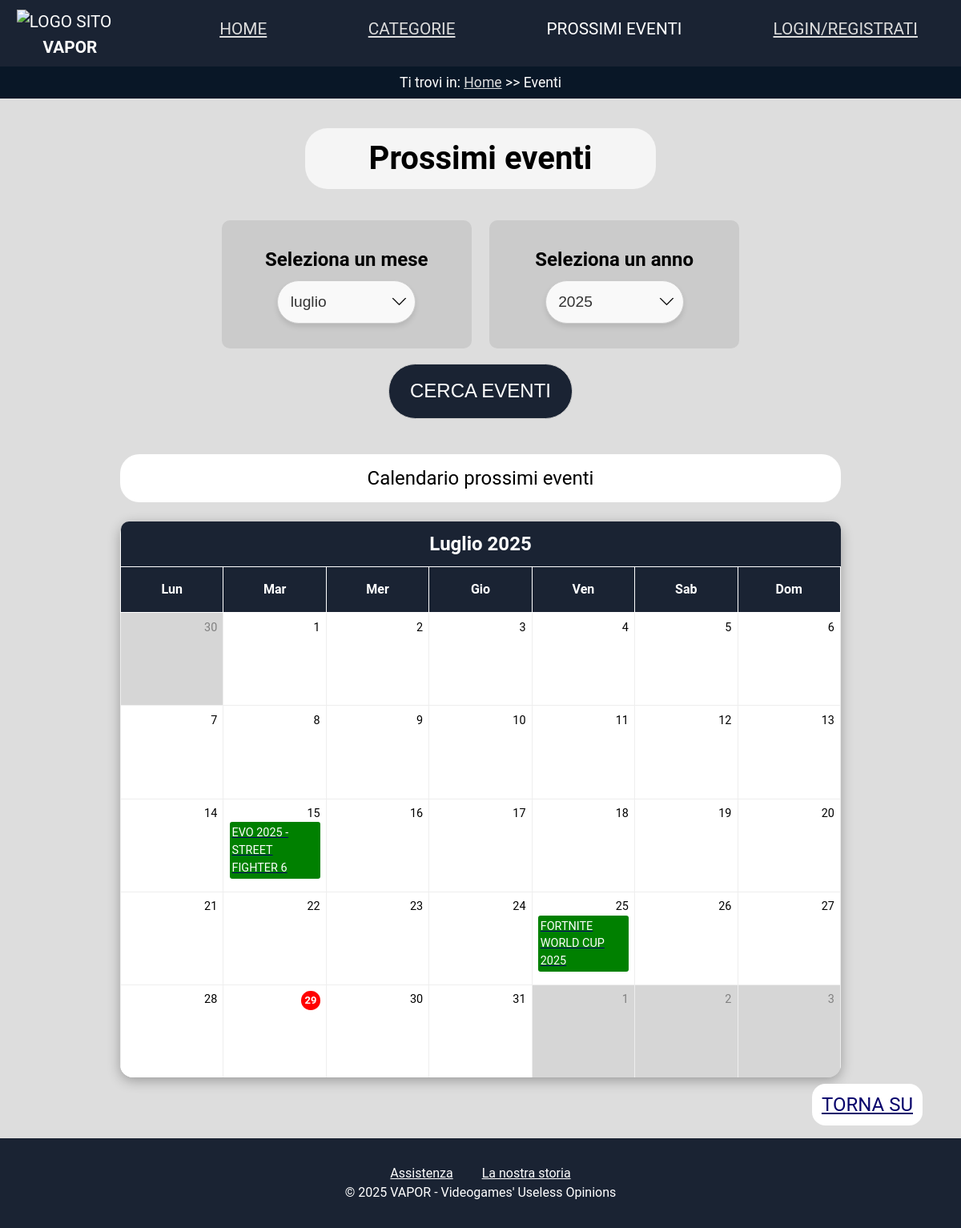
Page /eventi.php on the earlier database version.
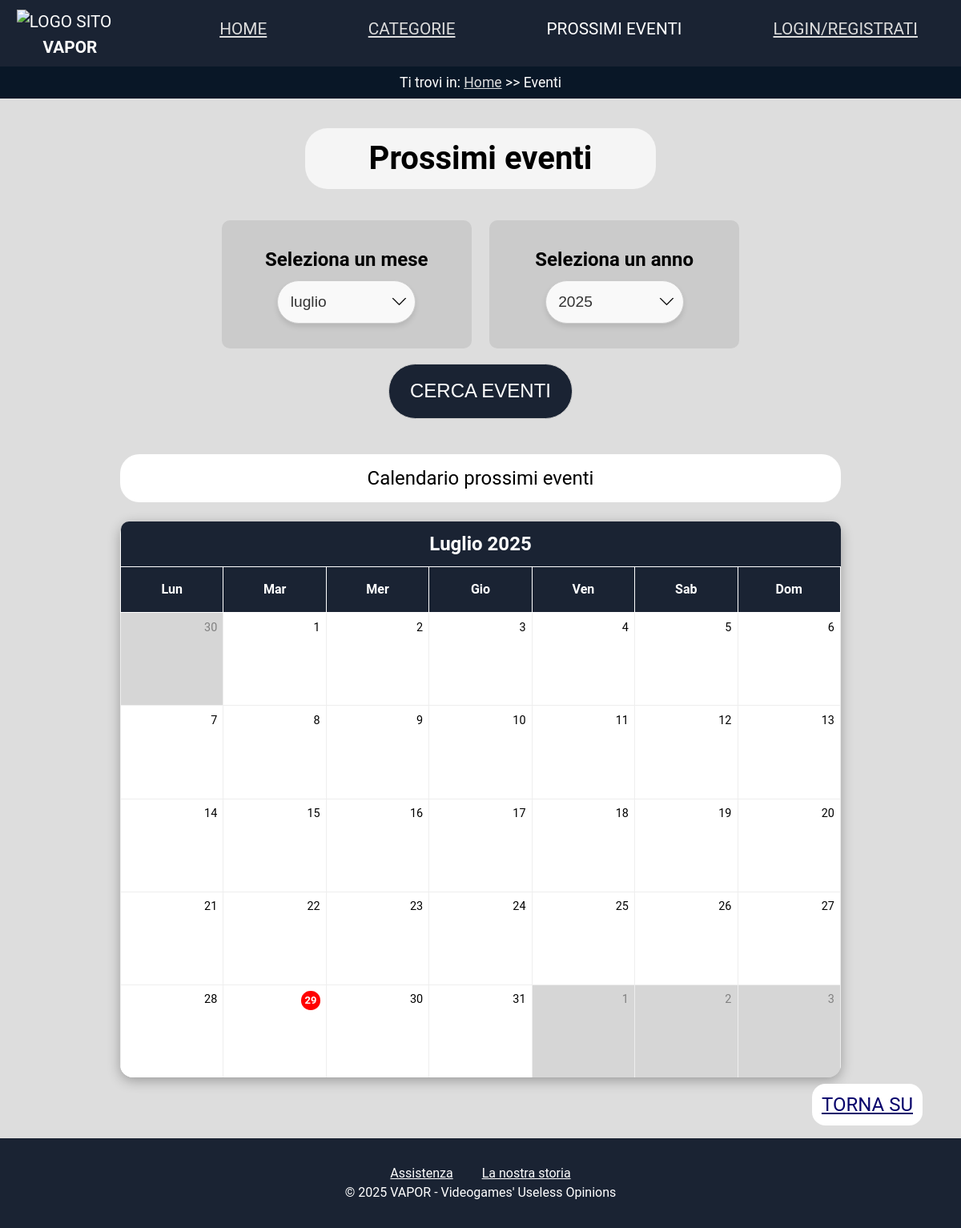
Same page on the later database version.
### tables this page shows
CREATE TABLE IF NOT EXISTS Eventi(
    nome_evento VARCHAR(64)PRIMARY KEY,
    nome_videogioco VARCHAR(64) NOT NULL,
    data_inizio_evento DATE NOT NULL,
    data_fine_evento DATE,
    squadre_coinvolte TEXT NOT NULL,
    vincitore_evento VARCHAR(64),
    FOREIGN KEY (nome_videogioco) REFERENCES Videogiochi(nome_gioco)
);

### dbconnections.php (called while the page is built, shortened)
<?php
class DBAccess {
	private $connection;
	public function openDBConnection() {
		$this->connection = mysqli_connect(DBAccess::HOST_DB, DBAccess::USERNAME, DBAccess::PASSWORD, DBAccess::DATABASE_NAME);
		return mysqli_connect_error();
	}
	public function getEventiMese($mese, $anno) {
		$query = "SELECT nome_evento,data_inizio_evento FROM Eventi
				  WHERE MONTH(data_inizio_evento) = ?
				  AND YEAR(data_inizio_evento) = ?";
		$stmt = mysqli_prepare($this->connection, $query);
		mysqli_stmt_bind_param($stmt, "ii", $mese, $anno);
		if (!mysqli_stmt_execute($stmt)) {
			die("Errore nell'esecuzione della query: " . mysqli_stmt_error($stmt));
		}
		$result = mysqli_stmt_get_result($stmt);
		if (!$result || mysqli_num_rows($result) === 0) {
			return null;
		}
		$eventi = array();
		while ($row = mysqli_fetch_assoc($result)) {
			$eventi[] = $row;
		}
		return $eventi;
	}
}
function traduciData($dataInput) {
    $mesi = [
        "january" => "Gennaio",
        "february" => "Febbraio",
        "march" => "Marzo",
        "april" => "Aprile",
        "may" => "Maggio",
        "june" => "Giugno",
        "july" => "Luglio",
        "august" => "Agosto",
        "september" => "Settembre",
        "october" => "Ottobre",
        "november" => "Novembre",
        "december" => "Dicembre"
    ];
    $parti = explode(' ', trim($dataInput));
    if (count($parti) === 3) {
        $giorno = $parti[0];
        $meseEng = strtolower($parti[1]);
        $anno = $parti[2];
        $meseIta = $mesi[$meseEng] ?? $parti[1];
        return "$giorno $meseIta $anno";
    } elseif (count($parti) === 2) {
        $meseEng = strtolower($parti[0]);
        $anno = $parti[1];
        $meseIta = $mesi[$meseEng] ?? $parti[0];
        return "$meseIta $anno";
    } else {
        return "errore Data";
    }
}
?>

### eventi.php (the view, shortened to what this page needs)
<?php
require_once "dbconnections.php";
require_once "template.php";
$paginaHTML = new Template("Pagina con calendario degli eventi suddivisi per giorno, mese ed anno", "eventi, anno, mese, giorno, vapor", "html/eventi.html");
$timestamp = $_SERVER['REQUEST_TIME'];
$anno = "2025";
$oggiG = date('d', $timestamp);
$oggiM = date('m', $timestamp);
$oggiY = date('y', $timestamp);
$calendarioHTML = "";
if (isset($_POST['submit'])) {
    $mese = ($_POST['mese']);
    $anno = ($_POST['anno']);
} else {
    $mese = $oggiM;
}
$connessione = new DBAccess();
$connessioneOK = $connessione->openDBConnection();
$eventi = "";
if (!$connessioneOK) {
    $eventi = $connessione->getEventiMese($mese, $anno);
}
$giorniSettimana = ['Lun', 'Mar', 'Mer', 'Gio', 'Ven', 'Sab', 'Dom'];
$giorniSettimanaC = ['Lunedì', 'Martedì', 'Mercoledì', 'Giovedì', 'Venerdì', 'Sabato', 'Domenica'];
$primoGiorno = mktime(0, 0, 0, $mese, 1, $anno);
$indicePrimoGiorno = date('N', $primoGiorno);
$numeroGiorni = date('t', $primoGiorno);
$giorniInizialiVuoti = $indicePrimoGiorno - 1;
$giorniDelMesePrecedente = date('t', mktime(0, 0, 0, $mese - 1, 1, $anno));
$ultimoGiorno = mktime(0, 0, 0, $mese, $numeroGiorni, $anno);
$indiceUltimoGiorno = date('N', $ultimoGiorno);
$giorniFinaliVuoti = 7 - $indiceUltimoGiorno;
$data = date('F Y', $primoGiorno);
$data = traduciData($data);
$calendarioHTML .= "<thead>";
$calendarioHTML .= "<div><tr class='mese_selezionato'><th colspan='7'><div>" . $data . "</div></th></tr></div>";
$tmp = false;
if (date('m', $primoGiorno) === $oggiM && date('y', $primoGiorno) === $oggiY) {
    $tmp = true;
}
$calendarioHTML .= "<tr class='listaGiorniCalendario'>";
foreach ($giorniSettimana as $giorno) {
    $calendarioHTML .= "<th scope='col'>$giorno</th>";
}
$calendarioHTML .= "</tr></thead><tbody><tr>";
$indiceGiornoSettimana = 0;
for ($i = $giorniInizialiVuoti; $i > 0; $i--) {
    $giorno = $giorniDelMesePrecedente - $i + 1;
    $giornoSettimanaC = $giorniSettimanaC[$indiceGiornoSettimana % 7];
    $calendarioHTML .= "<td class='giornoFuori' data-title='$giornoSettimanaC'>$giorno</td>";
    $indiceGiornoSettimana++;
}
$giornoCorrente = 1;
while ($giornoCorrente <= $numeroGiorni) {
    $eventoStampato = false;
    $giornoSettimanaC = $giorniSettimanaC[$indiceGiornoSettimana % 7];
    if (!empty($eventi)) {
        foreach ($eventi as $ev) {
            $giornoEvento = intval(date('j', strtotime($ev['data_inizio_evento'])));
            if ($giornoEvento === $giornoCorrente && !$eventoStampato) {
                $nomeEvento = htmlspecialchars($ev['nome_evento']);
                $eventoLink = urldecode($ev['nome_evento']);
                if (!($tmp && $giornoCorrente == $oggiG)) {
                    $calendarioHTML .= "<td data-title='$giornoSettimanaC'><span class='eventoPresente'>$giornoCorrente</span><a href='evento_singolo.php?nome_evento={$eventoLink}'><p class='marked'>$nomeEvento</p></a></td>";
                } else {
                    $calendarioHTML .= "<td data-title='$giornoSettimanaC'><span class='eventoPresenteOggi'>$giornoCorrente</span><a href='evento_singolo.php?nome_evento={$eventoLink}'><p class='marked'>$nomeEvento</p></a></td>";
                }
                $eventoStampato = true;
            }
        }
    }
    if (!$eventoStampato) {
        if (!($tmp && $giornoCorrente == $oggiG)) {
            $calendarioHTML .= "<td data-title='$giornoSettimanaC'>$giornoCorrente</td>";
        } else {
            $calendarioHTML .= "<td data-title='$giornoSettimanaC'><span class='eventoOggi'>$giornoCorrente</span></td>";
        }
    }
    if (($giorniInizialiVuoti + $giornoCorrente - 1) % 7 == 6) {
        $calendarioHTML .= "</tr><tr>";
    }
    $giornoCorrente++;
    $indiceGiornoSettimana++;
}
$giornoSuccessivo = 1;
for ($i = 0; $i < $giorniFinaliVuoti; $i++) {
    $giornoSettimana = $giorniSettimana[$indiceGiornoSettimana % 7];
    $calendarioHTML .= "<td class='giornoFuori' data-title='$giornoSettimana'>$giornoSuccessivo</td>";
    $giornoSuccessivo++;
    $indiceGiornoSettimana++;
}
$calendarioHTML .= "</tr>";
$calendarioHTML .= "</tbody>";
?>

### template.php (shortened to what this page needs)
<?php
class Template {
    private $pagina;
    public function __construct($description, $keywords, $pagina) {
        $this->footer = '<p><a href="assistenza.php">Assistenza</a>
                         <a href="aboutus.php">La nostra storia</a></p>
                         <p><span lang="en">© 2025 VAPOR - Videogames\' Useless Opinions</span></p>';
        $this->pagina = file_get_contents('html/template_html.html');
        $this->pagina = str_replace("[description]", $description, $this->pagina);
        $this->pagina = str_replace("[keywords]", $keywords, $this->pagina);
        $this->pagina = str_replace("[footer]", $this->footer, $this->pagina);
        $main = file_get_contents($pagina);
        $budi = '<body>';
        $budijs = '<body onload="riempimentoVar();">';
        if(!($pagina == "html/registra.html") && !($pagina == "html/aggiungi_articolo.html") && !($pagina == "html/aggiungi_videogioco.html") && !($pagina == "html/aggiungi_evento.html")){
           $this->pagina = str_replace("[body]", $budi, $this->pagina);
        } else {
            $this->pagina = str_replace("[body]", $budijs, $this->pagina);
        }
        $this->pagina = str_replace("[main]",$main, $this->pagina);
    }
    public function header($pagina = null){
        $header = file_get_contents('html/header.html');
        $budi = '<body>';
        $budijs = '<body onload="riempimentoVar();">';
        if($pagina != "html/aggiungi_articolo.html"){
           $header = str_replace("[body]", $budi, $header);
        } else {
            $header = str_replace("[body]", $budijs, $header);
        }
        if($pagina === "html/eventi.html"){
            $header = str_replace("[logo]",'<li><a href="index.php" class="logoLink"><div class="logo"><img src="assets/icone.png" alt="logo sito"><h1><span lang="en">Vapor</span></h1></div></a></li>', subject: $header);
            $header = str_replace("[home]",'<li><a href="index.php"><div class="navbar_link"><span lang="en">Home</span></div></a></li>',$header);
            $header = str_replace("[categorie]",'<li><a href="categorie.php"><div class="navbar_link">Categorie</div></a></li>',$header);
            $header = str_replace("[eventi]",'<li class="current-page">Prossimi eventi</li>',$header);
            if(isset($_SESSION['nickname'])){
            if($_SESSION['nickname'] === 'admin'){
                $header = str_replace("[libreria]",' <li><a href="opzioni_sviluppatore.php"><div class="navbar_link">Opzioni sviluppatore</div></a></li>',$header);
            }else{
                $header = str_replace("[libreria]",'',$header);
            }
            $header = str_replace("[login]", '<li><a href="profilo.php"><div class="navbar_link">Profilo</div></a></li>', $header);
            }else{
            $header = str_replace("[libreria]", "", $header);
            $header = str_replace("[login]", '<li><a href="login.php"><div class="navbar_link"><span lang="en">Login</span>/Registrati</div></a></li>', $header);
            }
            $header = str_replace("[breadcrump]",'<nav class="breadcrump"><p>Ti trovi in: <a href="index.php" lang="en">Home</a> &gt&gt; Eventi</p></nav>',$header);
        }
    }
    public function getPagina(){
        echo $this->pagina;
    }
    public function aggiungiContenuto($placeholder, $valore){
        $this->pagina = str_replace($placeholder, $valore, $this->pagina);
    }
}
?>

### css/tablet.css (style rules this page uses)
h1 { margin: 0.8em; }
main, section, .container { margin-top: 7em; }
.menu ul li:not(:first-child) { display: none; }
.menu { display: flex; justify-content: center; position: relative; }
li.current-page { list-style: url("../assets/fast-forward.png"); list-style-position: inside; }
.navbar_link { background-color: var(--div_navbar_link); }
.menu { text-align: center; }
.logo h1 { font-size: 1em; }
.listaGiorniCalendario { display: none; }
.giornoFuori { display: none; }
thead { display: table-header-group; border-radius: 1em; }
thead .listaGiorniCalendario { display: none; }
.mese_selezionato>th { display: inline-block; color: #111; }
.mese_selezionato>th>div { background-color: #1A2333; padding: 0.5em; color: white; border-radius: 0.6em; }
.calendario-tabella thead { background-color: transparent; }
tr, td { display: block; padding: 0; }
.calendario-tabella thead>tr { text-align: center; }
td, th { border-top: none; }
td[data-title]:before { content: attr(data-title) " - "; font-weight: bold; }
.calendario-tabella td { height: 2.5em; min-height: 4em; padding: 1em 1em 0em 1em; font-size: 1em; text-align: center; }
.menu ul:last-child { padding-right: 0; }
.marked { text-align: center; }

### css/mobile.css (style rules this page uses)
body,main { width: 100%; }
.menu { text-align: left; display: inline-block; padding-bottom: 0.7em; }
.logo>img { float: left; }
.logo h1>span { margin-top: 0.8em; position: absolute; }
.h-white { padding: 0; border-radius: 0.3em; padding: 0 0.1em 0; }
.menu ul { padding-bottom: 1em; display: inline; }
.calendario-tabella { width: 90%; min-width: unset; max-width: 100%; font-size: 0.85em; table-layout: fixed; border-radius: 0.5em; margin: 0 auto; }
.selettore { background-color: rgb(203, 203, 203); font-weight: bold; padding: 1em 0; margin: 0.3em; border-radius: 10px; text-align: center; font-size: 1.2em; width: 12em; }
#mese, #anno { padding: 0.6em; font-size: 0.75em; max-width: 8em; }
input[type="submit"][value="CERCA EVENTI"] { font-size: 1.2em; padding: 0.8em; }
.titolo_pagina_eventi, .titolo_calendario { text-align: center; font-size: 1.3em; }

### css/print.css (style rules this page uses)
* { padding: 0; margin: 0; }
.listAiuti,.tornaSU { display: none; }
html, body { font-family: "Times New Roman", serif; color: black; background: none; }
h1 { font-size: 2em; font-weight: bold; text-align: center; }
header ul li:not(:first-child) { display: none; }
a { content: none; }
.logo { margin-top: 10px; text-align: center; }
.logo img { width: 100px; height: auto; }
.logo h1 { text-transform: uppercase; font-size: 2em; margin-top: 0.2em; }
.breadcrump { text-align: center; top: 9em; left: 1em; font-size: 1.3em; background: none; color: black; margin: 0; }
main { margin-top: 20px; }
* { color: black; }
a, a:visited, a:hover, a:active { color: black; text-decoration: none; }
.titolo_calendario { visibility: hidden; height: 0; margin: 0; padding: 0 ; }
.formCalendario label[for="mese"], .formCalendario label[for="anno"] { display: none; }
#mese, #anno { display: none; }
input[type="submit"][value="CERCA EVENTI"] { display: none; }
.titolo_calendario { font-size: 1.2em; background-color: white; border-radius: 1em; padding: 0.3em; margin-bottom: 0.8em; text-align: center; color: black; display: block; }
.calendario-tabella { width: 90%; margin: 0 auto; border-collapse: collapse; background: white; box-shadow: none; border: 1px solid black; table-layout: fixed; border-radius: 0; font-size: 0.85em; }
.calendario-tabella thead { background-color: #000; color: white; }
.calendario-tabella th { padding: 0.5em; text-align: center; font-weight: 600; font-size: 0.85em; border: 1px solid white; }
.calendario-tabella td { height: 4.5em; padding: 0.3em; text-align: right; vertical-align: top; font-size: 0.75em; border: 1px solid black; position: relative; background-color: white; color: black; }
body { padding-top: 0; margin-top: 0; font-size: 12pt; color: #000; background: none; }
a { color: #000; text-decoration: underline; }
footer { display: none; }
.menu ul { list-style: none; }

Differences in the rows shown:
removed eventi: nome_evento "EVO 2025 - STREET FIGHTER 6"
removed eventi: nome_evento "FORTNITE WORLD CUP 2025"
Other differences:
new list line: "15"
new list line: "25"
